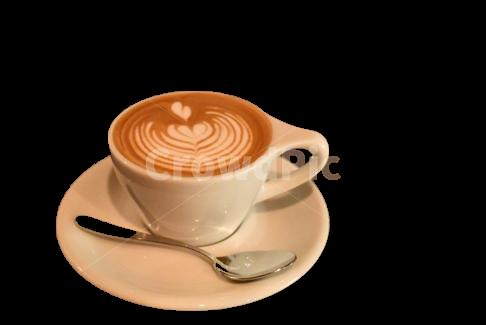
#> input picture src/images/pixel_art_example.jpeg, 486 x 325 px
$ python pixel_art_generator.py
#> lines starting #> are read from the running program, lines starting #| are printed output that depends on the picture
from PIL import Image
import matplotlib.pyplot as plt


class PixelArtGenerator:
    def __init__(self, orig_img_path: str, out_img_path: str, resize_ratio: float):
        self.__orig_img_path = orig_img_path
        self.__out_img_path = out_img_path
        self.__resize_ratio = resize_ratio

    def run(self):
        img = Image.open(self.__orig_img_path)
#> img is the input picture: PIL image 486x325 RGB; mean R, G, B 60.3, 44.9, 31.8
        orig_size = (img.width, img.height)
#> orig_size = (486, 325)
        resized_size = (int(img.width * self.__resize_ratio),
                        int(img.height * self.__resize_ratio))
#> resized_size = (243, 162)
        small_img = img.resize(resized_size, Image.BILINEAR)
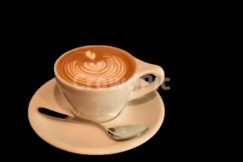
#> small_img: PIL image 243x162 RGB; mean R, G, B 60.4, 44.9, 31.9
        pixeled_img = small_img.resize(orig_size, Image.NEAREST)
        pixeled_img.save(self.__out_img_path)
        plt.imshow(pixeled_img)
        plt.show()


generator = PixelArtGenerator('images/pixel_art_example.jpeg',
                              'images/pixel_art_example_output.jpeg',
                              0.5)
generator.run()

$ run again, with src/images/image6.jpeg copied over src/images/pixel_art_example.jpeg
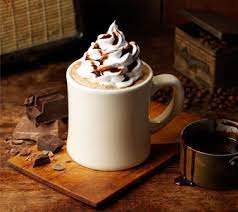
#> input picture src/images/image6.jpeg, 238 x 212 px
#> in run, img is the input picture: PIL image 238x212 RGB; mean R, G, B 94.5, 64.1, 44.2
#> in run, `small_img = img.resize(resized_size, Image.BILINEAR)`:
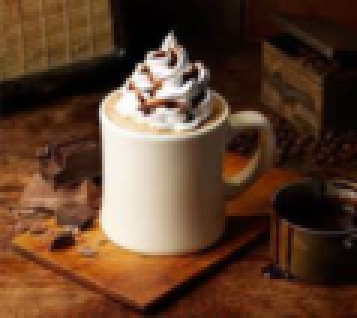
#> small_img: PIL image 119x106 RGB (shown 3 times larger); mean R, G, B 94.6, 64.2, 44.3
